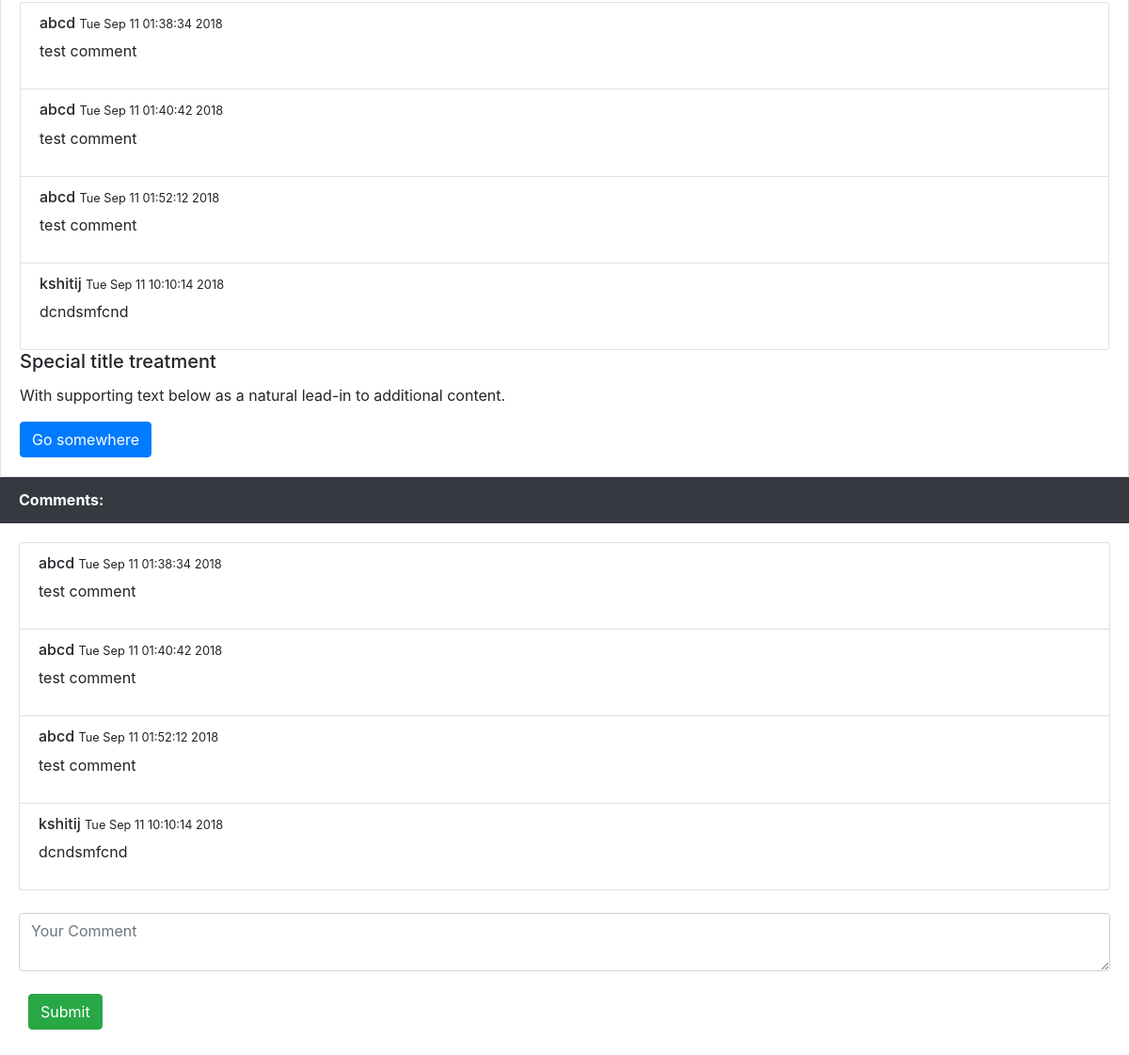
Before: /buy/property_details/1 (signed in, lower part) with the older database file.
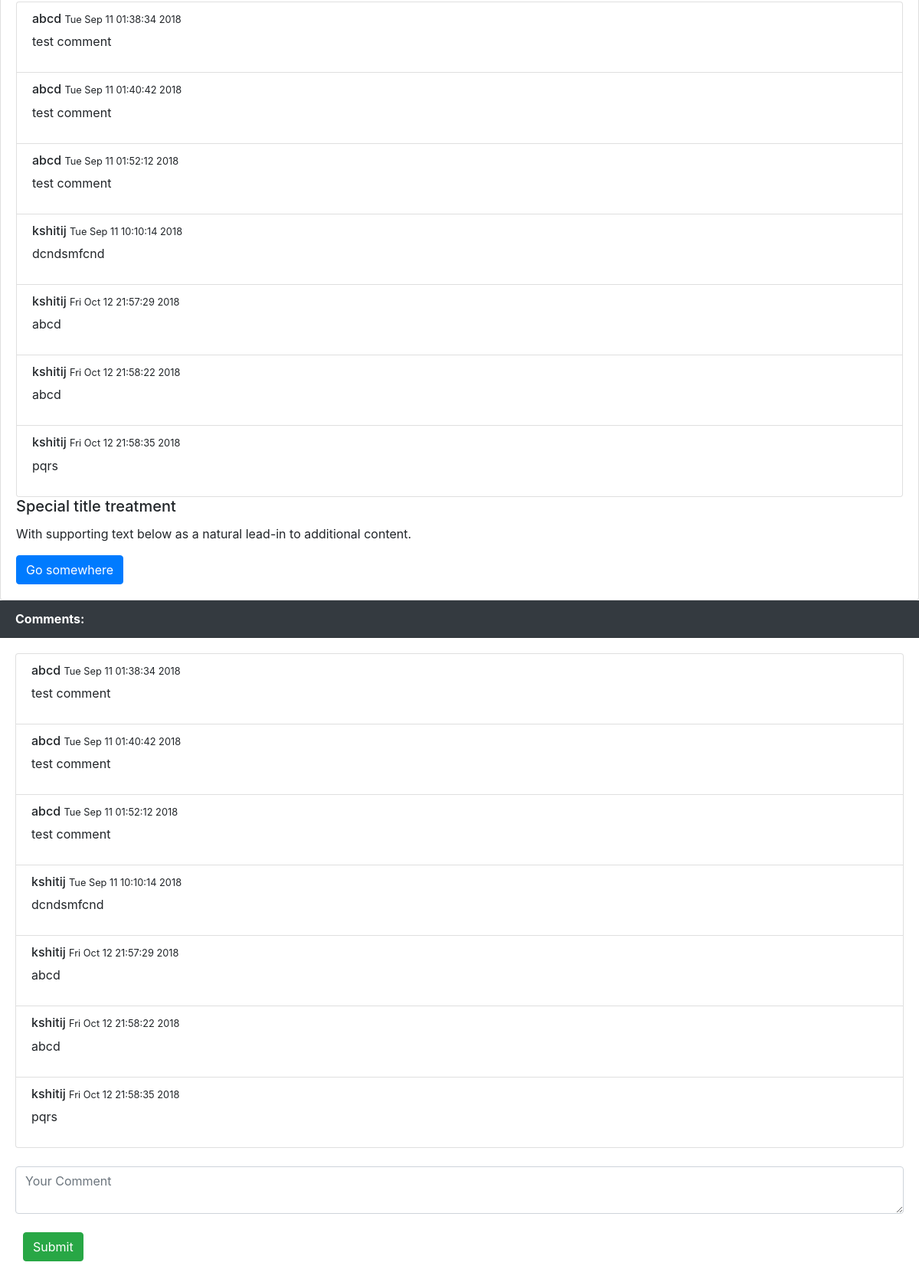
After: the same page with the newer database file.
### ecommerce/models.py (models this page shows)
class Comments(models.Model):
    user = models.ForeignKey(CustomUser, on_delete=models.CASCADE)
    property_title = models.CharField(max_length=10000)
    datetime = models.CharField(max_length=100)
    comment = models.CharField(max_length=50000)

class CustomUser(AbstractUser):
    phone_regex = RegexValidator(regex=r'^\+?1?\d{10,15}$',
                                 message="Phone number must be entered in the format: '+999999999'. Up to 15 digits allowed.")
    contact = models.CharField(validators=[phone_regex], max_length=17, blank=True)
    type = models.CharField(max_length=100, choices=USER_TYPE_CHOICES)
    def __str__(self):
        return self.username

### ecommerce/views.py (the view, shortened to what this page needs)
# urls.py: url(r'^property_details/(?P<pk>[0-9]+)$', views.property_detail, name='property_details'),
def property_detail(request, pk):
    property_obj = get_object_or_404(Properties, pk=pk)
    comments = Comments.objects.all()
    images = ImageElement.objects.all()
    return render(request, 'ecommerce/property_detail.html', {'property': property_obj, 'comments': comments, 'images': images})

### ecommerce/templates/ecommerce/property_detail.html (shortened to what this page needs)
{% load static %}
<html>
<head>
    <link rel="stylesheet" href="{% static 'css/stylesearch.css' %}">
    <link rel="stylesheet" href="https://maxcdn.bootstrapcdn.com/bootstrap/4.0.0/css/bootstrap.min.css"
>
</head>
<div class="card">
  <div class="card-body">
      <ul class="list-group">
        {% for comment in comments %}
        {% ifequal comment.property_title property.property_title %}
        <li class="list-group-item">
            <h6>
                {{ comment.user }}
                <small>{{ comment.datetime }}</small>
            </h6>
            <p>{{ comment.comment }}</p>
        </li>
        {% endifequal %}
        {% endfor %}
      </ul>
    <h5 class="card-title">Special title treatment</h5>
    <p class="card-text">With supporting text below as a natural lead-in to additional content.</p>
    <a href="#" class="btn btn-primary">Go somewhere</a>
  </div>
</div>
<div class="card-header text-white bg-dark" id="comments" >
    <strong>Comments:</strong>
</div>
<div class="card-body">
    <ul class="list-group">
        {% for comment in comments %}
        {% ifequal comment.property_title property.property_title %}
        <li class="list-group-item">
            <h6>
                {{ comment.user }}
                <small>{{ comment.datetime }}</small>
            </h6>
            <p>{{ comment.comment }}</p>
        </li>
        {% endifequal %}
        {% endfor %}
    </ul>
    <form class="form-horizontal" role="form" action="#comments" method="post"
          enctype="multipart/form-data">
        <br>
        {% if user.is_authenticated %}
        {% ifequal user.type 'buyer' %}
        <textarea class="form-control form-control-md" id="a" name="a" placeholder="Your Comment" required></textarea>
        <div class="form-row">
            <div class="form-group">
                <div class="col-sm-offset-1 col-sm-10">
                    <br>
                    <button type="submit" class="btn btn-success">
                        <span>Submit</span>
                    </button>
                </div>
            </div>
        </div>
        {% endifequal %}
        {% endif %}
    </form>
</div>

Changed rows visible on the page:
added Comments: user "kshitij", datetime "Fri Oct 12 21:57:29 2018", comment "abcd"
added Comments: user "kshitij", datetime "Fri Oct 12 21:58:22 2018", comment "abcd"
added Comments: user "kshitij", datetime "Fri Oct 12 21:58:35 2018", comment "pqrs"
